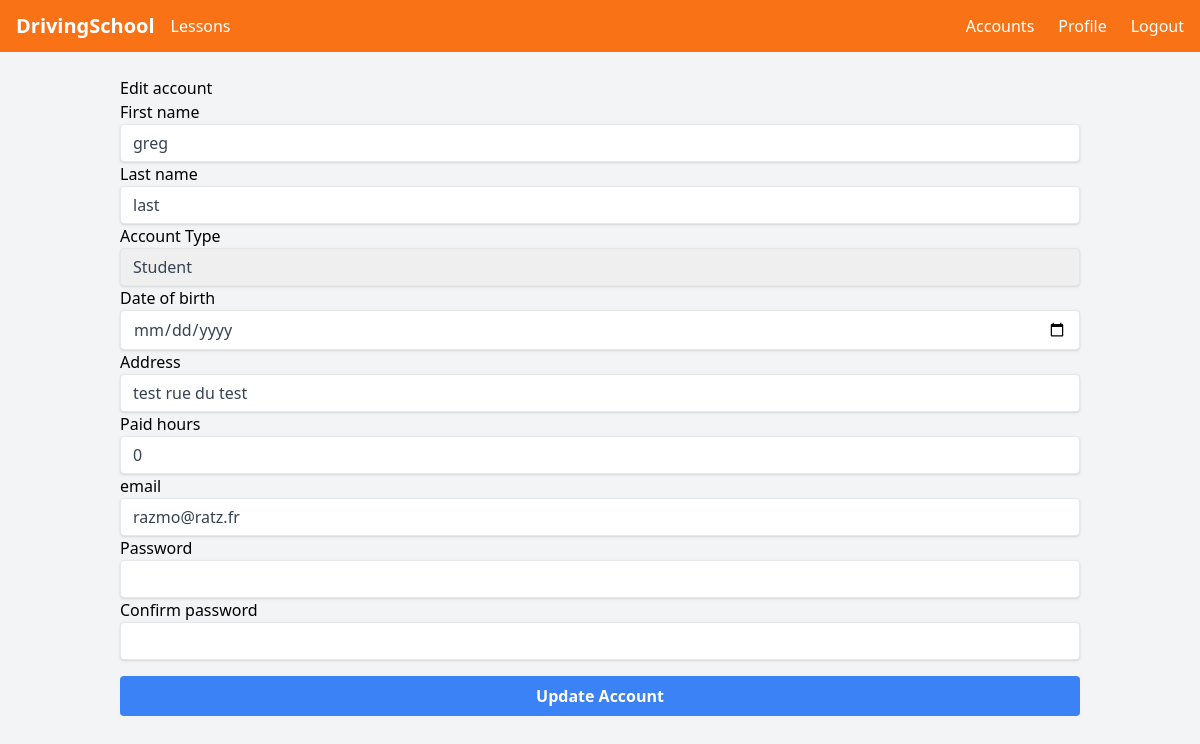
Screenshot of /accounts/edit?id=1 (signed in) with the database file from the repository.
### myapp/models.py (models this page shows, shortened)
class Account(models.Model):
  ACCOUNT_TYPES = (
    ('student', 'Student'),
    ('instructor', 'Instructor'),
    ('secretary', 'Secretary'),
    ('admin', 'Admin'),
  )
  id = models.AutoField(primary_key=True)
  account_type = models.CharField(max_length=20, choices=ACCOUNT_TYPES)
  first_name = models.CharField(max_length=100)
  last_name = models.CharField(max_length=100)
  date_of_birth = models.DateField()
  address = models.CharField(max_length=100)
  created_at = models.DateTimeField(auto_now_add=True)
  user = models.OneToOneField('auth.User', on_delete=models.CASCADE)
  paid_hours = models.IntegerField(default=0)

### myapp/views.py (the view, shortened to what this page needs)
# urls.py: path('accounts/edit', views.newAccount, name='editAccount'),
def newAccount(request):
  context = {}
  AccountUser = Account.objects.get(user=request.user)
  if not request.user.is_authenticated or AccountUser.account_type == 'students' or AccountUser.account_type == 'instructors':
    return redirect('index')
  if(request.method == 'GET'):
    id = request.GET.get('id')
    if(id):
      try:
        account = Account.objects.get(id=id)
        account.email = User.objects.get(id=account.user_id).email
        context = {
          'account': account if account else None,
        }
      except Account.DoesNotExist:
        context = {}
    return renderTemplate(request, 'myapp/editAccount.html', context)
  return renderTemplate(request, 'myapp/editAccount.html')

### myapp/views.py (called while the page is built)
def renderTemplate(request, template, context={}):
  if(request.user.is_authenticated):
    try:
      AccountUser = Account.objects.get(user=request.user)
      context.update({'account_role': AccountUser.account_type if AccountUser else None})
    except:
      context.update({'account_role': None})
  return render(request, template, context)

### myapp/templates/myapp/editAccount.html (shortened to what this page needs)
{% extends "./layout.html" %}
{% block content %}
<div class="lg:mx-[10%] mt-6">
    {% if account %}
      <h1>Edit account</h1>
      <form method="POST">
        <div class="flex flex-col">
          <label for="first_name">First name</label>
          <input class="shadow appearance-none border rounded w-full py-2 px-3 text-gray-700 leading-tight focus:outline-none focus:shadow-outline" type="text" name="first_name" id="first_name" value="{{ account.first_name }}">
        </div>
        <div class="flex flex-col">
          <label for="last_name">Last name</label>
          <input class="shadow appearance-none border rounded w-full py-2 px-3 text-gray-700 leading-tight focus:outline-none focus:shadow-outline" type="text" name="last_name" id="last_name" value="{{ account.last_name }}">
        </div>
        <div class="flex flex-col">
          <label for="account_type">Account Type</label>
          <select name="account_type" id="account_type" class="shadow appearance-none border rounded w-full py-2 px-3 text-gray-700 leading-tight focus:outline-none focus:shadow-outline">
            <option value="student">Student</option>
          </select>
        </div>
        <div class="flex flex-col">
          <label for="date_of_birth">Date of birth</label>
          <input class="shadow appearance-none border rounded w-full py-2 px-3 text-gray-700 leading-tight focus:outline-none focus:shadow-outline" type="date" name="date_of_birth" id="date_of_birth" value="{{ account.date_of_birth }}">
        </div>
        <div class="flex flex-col">
          <label for="address">Address</label>
          <input class="shadow appearance-none border rounded w-full py-2 px-3 text-gray-700 leading-tight focus:outline-none focus:shadow-outline" type="text" name="address" id="address" value="{{ account.address }}">
        </div>
        <div class="flex flex-col">
          <label for="paid_hours">Paid hours</label>
          <input class="shadow appearance-none border rounded w-full py-2 px-3 text-gray-700 leading-tight focus:outline-none focus:shadow-outline" type="number" min="0" name="paid_hours" id="paid_hours" value="{{ account.paid_hours }}">
        </div>
        <div class="flex flex-col">
          <label for="email">email</label>
          <input class="shadow appearance-none border rounded w-full py-2 px-3 text-gray-700 leading-tight focus:outline-none focus:shadow-outline" type="email" name="email" id="email" value="{{ account.email }}">
        </div>
        <div class="flex flex-col">
          <label for="password">Password</label>
          <input class="shadow appearance-none border rounded w-full py-2 px-3 text-gray-700 leading-tight focus:outline-none focus:shadow-outline" type="password" name="password" id="password">
        </div>
        <div class="flex flex-col">
          <label for="confirm_password">Confirm password</label>
          <input class="shadow appearance-none border rounded w-full py-2 px-3 text-gray-700 leading-tight focus:outline-none focus:shadow-outline" type="password" name="confirm_password" id="confirm_password">
        </div>
        <div class="mt-4 flex flex-col">
          <button class="bg-blue-500 hover:bg-blue-700 text-white font-bold py-2 px-4 rounded focus:outline-none focus:shadow-outline" type="submit">Update Account</button>
        </div>
      </form>
    {% endif %}
  </div>
{% endblock %}

### rows the page displays
Account: first_name "greg", last_name "last", address "test rue du test", paid_hours "0", email "razmo@ratz.fr"
